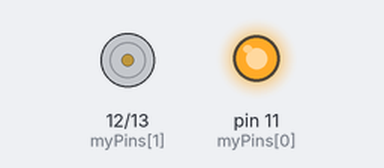
A sketch run on a simulated Arduino Uno, built with avr-gcc and run on an emulated ATmega328P. Parts: motor-driver pin pairs drawn as motors (green arrow = first pin HIGH = forward, orange = second pin HIGH = backward, longer = more drive), output pins drawn as LEDs (lit = HIGH).

Above: at 0.2 s.
At 1.2 s:
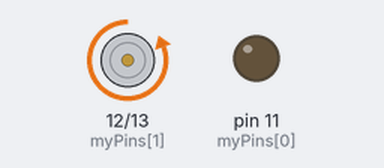
At 4.2 s:
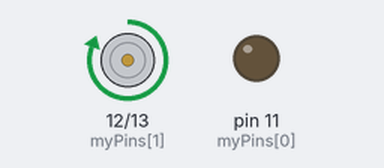
At 6.0 s:
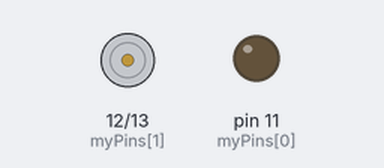
Timing chart, 0 to 8.1 s (numbered marks = the images above):
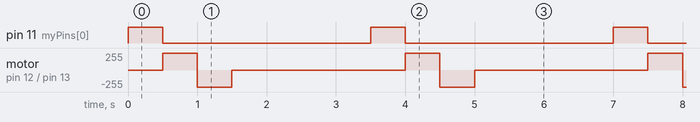

The sketch:

BLINK_run_1-2-3.ino
```cpp
int myPins[] = {11,12,13};

void setup() {
  pinMode(11, OUTPUT);
  pinMode(12, OUTPUT);
  pinMode(13, OUTPUT);
}

void loop() {
  for (int i = 0; i <= sizeof(myPins); i++) {
    digitalWrite(myPins[i-1],LOW);
    digitalWrite(myPins[i],HIGH);
    delay(500);
  }
}
```

Measured:
- by itself, pin 11 (myPins[0]): alternates HIGH for 0.50 s and LOW for 3.0 s
- by itself, motor on pin 12 (myPins[1]) / pin 13 (myPins[2]): repeats every 3.5 s: backward 255/255 0.50 s, stopped 2.5 s, forward 255/255 0.50 s
